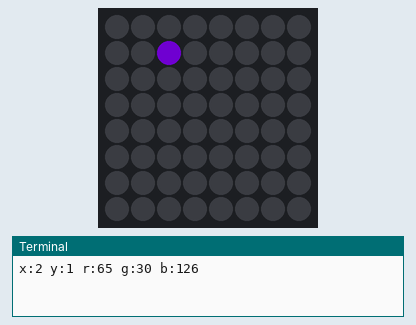
The program below on a simulated Raspberry Pi (BCM pin numbers) with a Sense HAT, started with the argument 3. Shown: the Sense HAT's 8×8 RGB LED matrix, the last lines printed to the terminal. Dim RGB values are drawn brighter than linear; random numbers come from a fixed seed.

Above: at 0.1 s.
At 9.1 s:
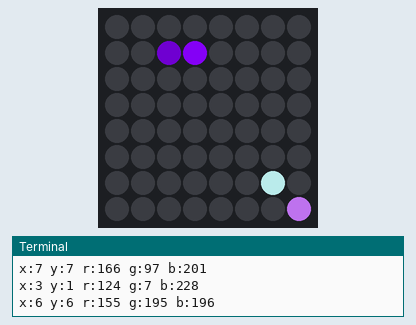
At 18.1 s:
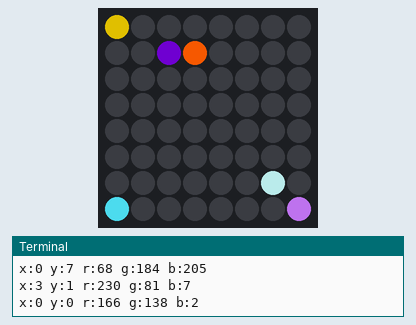
At 27.1 s:
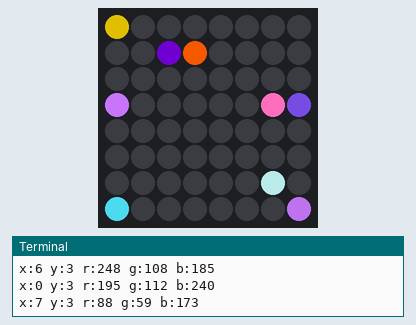
At 36.1 s:
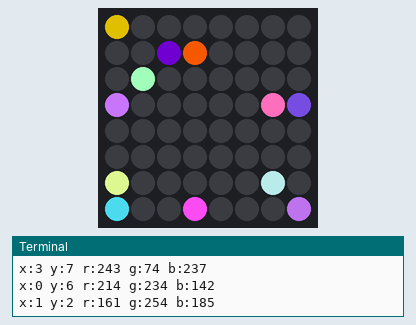

The program:

Led_Matrix.py
```python
#!/usr/bin/python3

# Takes one commandline argument
# Display Random colors at Random positions
# Runs forever

from sense_hat import SenseHat
from time import sleep
import random as rand
import sys

sense = SenseHat()

while(True):
    hled=rand.randrange(0,8)
    vled=rand.randrange(0,8)
    r=rand.randrange(0,255)
    g=rand.randrange(0,255)
    b=rand.randrange(0,255)
    sense.set_pixel(hled,vled,[r,g,b])
    print("x:{} y:{} r:{} g:{} b:{}".format(hled,vled,r,g,b))
    sleep(float(sys.argv[1]))


sense.clear()
```
